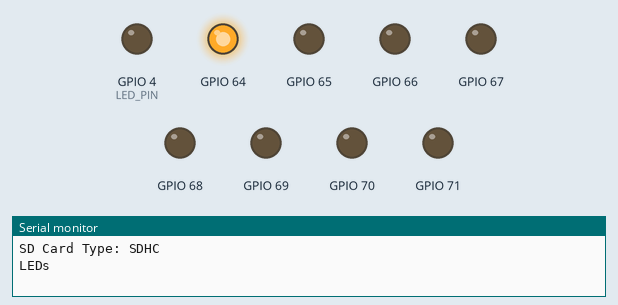
Bench run of a sketch on a simulated ESP32-S3. Parts: output pins drawn as LEDs (lit = HIGH), the last lines printed to the serial monitor. Storage starts empty.

Above: at 0.07 s.
At 0.47 s:
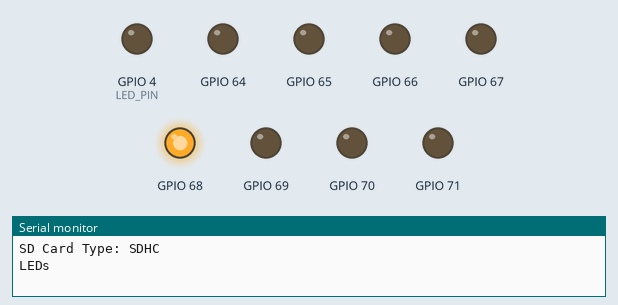
At 0.67 s:
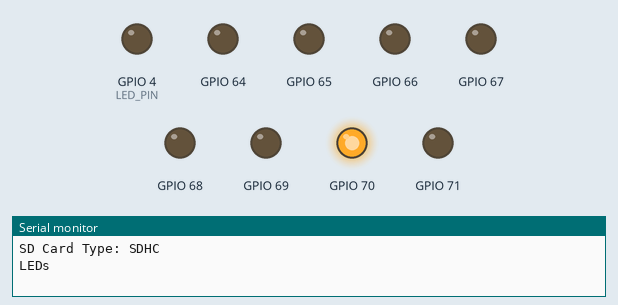
At 1.27 s:
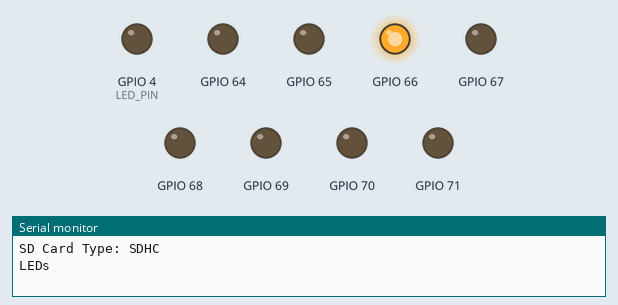
At 3.1 s:
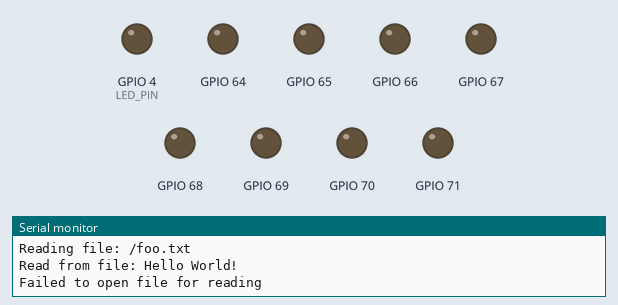
At 6.06 s:
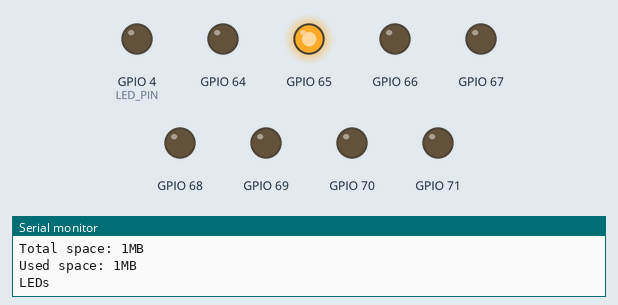
Timing chart, 0 to 6.5 s (numbered marks = the images above):
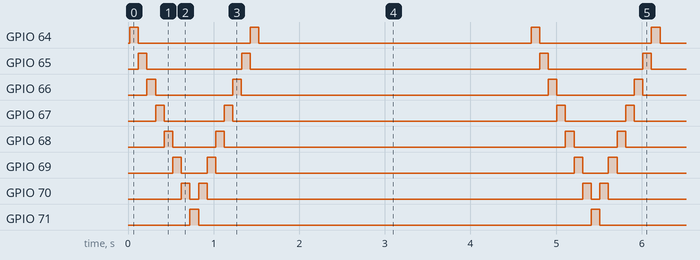

The sketch:

ESP32CamSPI.ino
```cpp
// (licence header left out)
#include "FS.h"
#include "SD.h"
#include "SPI.h"
#include "Adafruit_MCP23X08.h"

#define SCK 14
#define MOSI 15
#define MISO 2

#define SD_CS 13
#define IO_CS 12

#define LED_PIN 4

Adafruit_MCP23X08 io;

void setup(){
  Serial.begin(115200);

  pinMode(LED_PIN, OUTPUT); // If not initialised as OUTPUT the flashlight LED will stay on with low brightness
  digitalWrite(LED_PIN, LOW); // Turn off flashlight LED

  SPI.begin(SCK, MISO, MOSI, SD_CS);

  if (!io.begin_SPI(IO_CS)) {
    Serial.println("MCP init failed");
    return;
  }

  if(!SD.begin(SD_CS, SPI, 4000000L)){
    Serial.println("Card Mount Failed");
    return;
  }
  uint8_t cardType = SD.cardType();

  if(cardType == CARD_NONE){
    Serial.println("No SD card attached");
    return;
  }

  Serial.print("SD Card Type: ");
  if(cardType == CARD_MMC){
    Serial.println("MMC");
  } else if(cardType == CARD_SD){
    Serial.println("SDSC");
  } else if(cardType == CARD_SDHC){
    Serial.println("SDHC");
  } else {
    Serial.println("UNKNOWN");
  }

  for (int xpio = 0; xpio < 7; xpio++) {
    io.pinMode(xpio, OUTPUT);
  }
}

void loop(){

  // This code exercises the I/O Expander through the shared SPI bus
  Serial.println("LEDs");
  // Light LEDs one way
  for (int xpio = 0; xpio < 7; xpio++) {
    io.digitalWrite(xpio, HIGH);     // LED on
    delay(100);                             // wait 100ms
    io.digitalWrite(xpio, LOW);      // LED off
  }

  // Light LEDs the other way
  for (int xpio = 7; xpio >= 0; xpio--) {
    io.digitalWrite(xpio, HIGH);     // LED on
    delay(100);                             // wait 100ms
    io.digitalWrite(xpio, LOW);      // LED off
  }
  delay(1000);
  // This code exercises the SD-card through the same shared SPI bus
  readSDcard();
}

/* The following is SD-card Test code from Examples/SD(esp32)/SD_Test
 * and is only required for this example
 */

void readSDcard(){

  uint64_t cardSize = SD.cardSize() / (1024 * 1024);
  Serial.printf("SD Card Size: %lluMB\n", cardSize);

  listDir(SD, "/", 0);
  createDir(SD, "/mydir");
  listDir(SD, "/", 0);
  removeDir(SD, "/mydir");
  listDir(SD, "/", 2);
  writeFile(SD, "/hello.txt", "Hello ");
  appendFile(SD, "/hello.txt", "World!\n");
  readFile(SD, "/hello.txt");
  deleteFile(SD, "/foo.txt");
  renameFile(SD, "/hello.txt", "/foo.txt");
  readFile(SD, "/foo.txt");
  testFileIO(SD, "/test.txt");
  Serial.printf("Total space: %lluMB\n", SD.totalBytes() / (1024 * 1024));
  Serial.printf("Used space: %lluMB\n", SD.usedBytes() / (1024 * 1024));

}

void listDir(fs::FS &fs, const char * dirname, uint8_t levels){
  Serial.printf("Listing directory: %s\n", dirname);

  File root = fs.open(dirname);
  if(!root){
    Serial.println("Failed to open directory");
    return;
  }
  if(!root.isDirectory()){
    Serial.println("Not a directory");
    return;
  }

  File file = root.openNextFile();
  while(file){
    if(file.isDirectory()){
      Serial.print("  DIR : ");
      Serial.println(file.name());
      if(levels){
        listDir(fs, file.name(), levels -1);
      }
    } else {
      Serial.print("  FILE: ");
      Serial.print(file.name());
      Serial.print("  SIZE: ");
      Serial.println(file.size());
    }
    file = root.openNextFile();
  }
}

void createDir(fs::FS &fs, const char * path){
  Serial.printf("Creating Dir: %s\n", path);
  if(fs.mkdir(path)){
    Serial.println("Dir created");
  } else {
    Serial.println("mkdir failed");
  }
}

void removeDir(fs::FS &fs, const char * path){
  Serial.printf("Removing Dir: %s\n", path);
  if(fs.rmdir(path)){
    Serial.println("Dir removed");
  } else {
    Serial.println("rmdir failed");
  }
}

void readFile(fs::FS &fs, const char * path){
  Serial.printf("Reading file: %s\n", path);

  File file = fs.open(path);
  if(!file){
    Serial.println("Failed to open file for reading");
    return;
  }

  Serial.print("Read from file: ");
  while(file.available()){
    Serial.write(file.read());
  }
  file.close();
}

void writeFile(fs::FS &fs, const char * path, const char * message){
  Serial.printf("Writing file: %s\n", path);

  File file = fs.open(path, FILE_WRITE);
  if(!file){
    Serial.println("Failed to open file for writing");
    return;
  }
  if(file.print(message)){
    Serial.println("File written");
  } else {
    Serial.println("Write failed");
  }
  file.close();
}

void appendFile(fs::FS &fs, const char * path, const char * message){
  Serial.printf("Appending to file: %s\n", path);

  File file = fs.open(path, FILE_APPEND);
  if(!file){
    Serial.println("Failed to open file for appending");
    return;
  }
  if(file.print(message)){
      Serial.println("Message appended");
  } else {
    Serial.println("Append failed");
  }
  file.close();
}

void renameFile(fs::FS &fs, const char * path1, const char * path2){
  Serial.printf("Renaming file %s to %s\n", path1, path2);
  if (fs.rename(path1, path2)) {
    Serial.println("File renamed");
  } else {
    Serial.println("Rename failed");
  }
}

void deleteFile(fs::FS &fs, const char * path){
  Serial.printf("Deleting file: %s\n", path);
  if(fs.remove(path)){
    Serial.println("File deleted");
  } else {
    Serial.println("Delete failed");
  }
}

void testFileIO(fs::FS &fs, const char * path){
  File file = fs.open(path);
  static uint8_t buf[512];
  size_t len = 0;
  uint32_t start = millis();
  uint32_t end = start;
  if(file){
    len = file.size();
    size_t flen = len;
    start = millis();
    while(len){
      size_t toRead = len;
      if(toRead > 512){
        toRead = 512;
      }
      file.read(buf, toRead);
      len -= toRead;
    }
    end = millis() - start;
    Serial.printf("%u bytes read for %u ms\n", flen, end);
    file.close();
  } else {
    Serial.println("Failed to open file for reading");
  }


  file = fs.open(path, FILE_WRITE);
  if(!file){
    Serial.println("Failed to open file for writing");
    return;
  }

  size_t i;
  start = millis();
  for(i=0; i<2048; i++){
    file.write(buf, 512);
  }
  end = millis() - start;
  Serial.printf("%u bytes written for %u ms\n", 2048 * 512, end);
  file.close();
}
```

Measured:
- by itself, GPIO 64: repeats every 4.7 s: LOW 1.3 s, HIGH 0.10 s, LOW 3.2 s, HIGH 0.10 s
- by itself, GPIO 65: repeats every 4.7 s: LOW 1.1 s, HIGH 0.10 s, LOW 3.4 s, HIGH 0.10 s
- by itself, GPIO 66: repeats every 4.7 s: LOW 0.90 s, HIGH 0.10 s, LOW 3.6 s, HIGH 0.10 s
- by itself, GPIO 67: repeats every 4.7 s: LOW 0.70 s, HIGH 0.10 s, LOW 3.8 s, HIGH 0.10 s
- by itself, GPIO 68: repeats every 4.7 s: LOW 0.50 s, HIGH 0.10 s, LOW 4.0 s, HIGH 0.10 s
- by itself, GPIO 69: repeats every 4.7 s: LOW 0.30 s, HIGH 0.10 s, LOW 4.2 s, HIGH 0.10 s
- by itself, GPIO 70: repeats every 4.7 s: LOW 0.10 s, HIGH 0.10 s, LOW 4.4 s, HIGH 0.10 s
- by itself, GPIO 71: alternates HIGH for 0.10 s and LOW for 4.9 s
